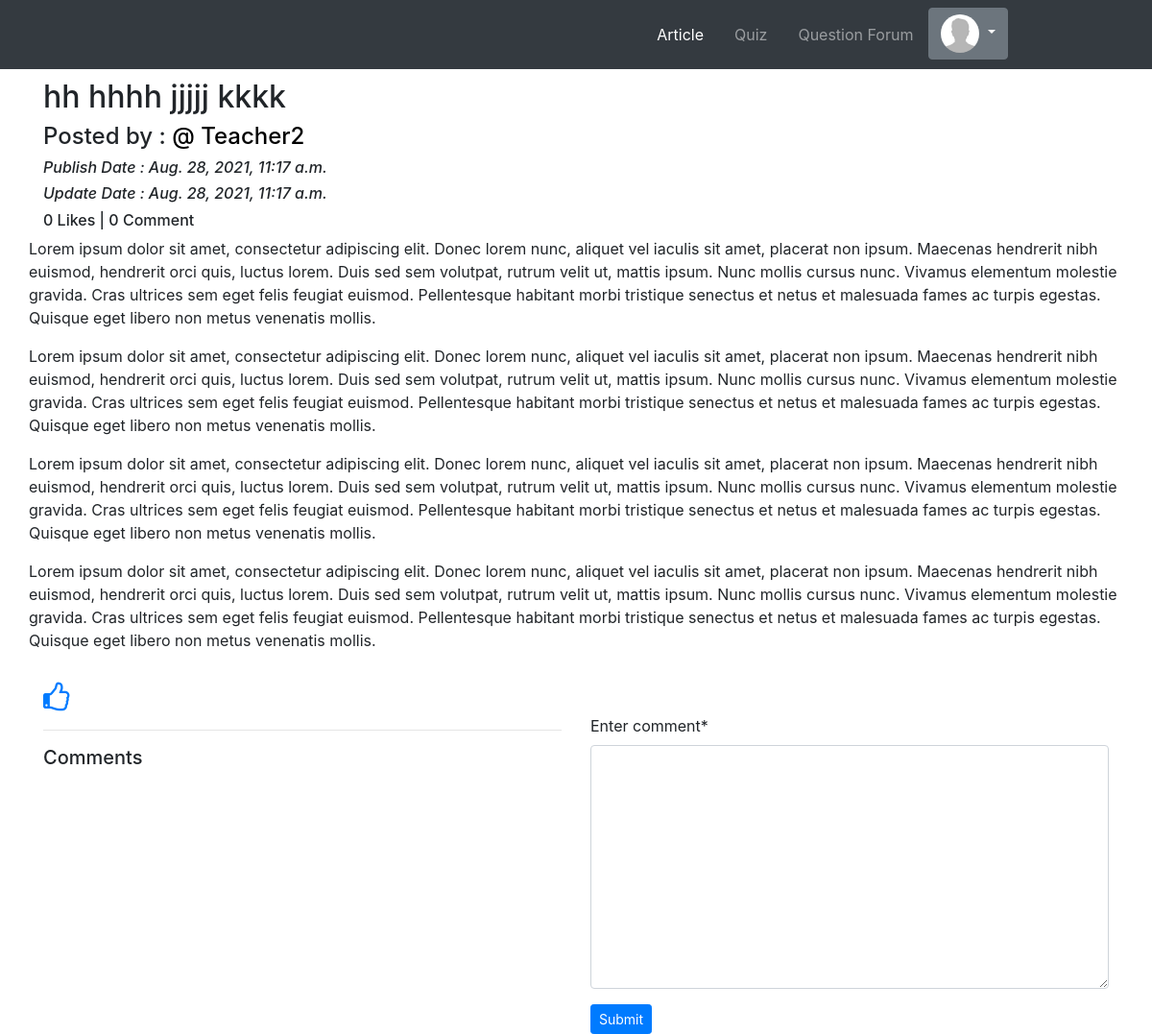
/article/article_details/-h-h- -h-h-h-h- -j-j-j-j-j- -k-k-k-k--d4a4f56c-6fba-4fcc-bd58-d7ad984a6c04/ (signed in), run on the app's committed database.
### blog/models.py (models this page shows, shortened)
class Blog(models.Model):
    author=models.ForeignKey(User,on_delete=models.CASCADE,related_name='post_block')
    blog_title=models.CharField(max_length=264,verbose_name='Enter article title')
    slug=models.SlugField(max_length=264)
    blog_content=models.TextField(verbose_name='What is on your mind?')
    blog_image=models.ImageField(upload_to='blog_images',blank=True,verbose_name='article_image')
    publish_date=models.DateTimeField(auto_now_add=True)
    update_date=models.DateTimeField(auto_now=True)

### App_Login/models.py (models this page shows)
class User(AbstractUser):
    is_student = models.BooleanField(default=False)
    is_teacher = models.BooleanField(default=False)

### blog/views.py (the view, shortened to what this page needs)
# urls.py: path('article_details/<str:slug>/',views.details_comment,name='details'),
@login_required
def details_comment(request,slug):
    blog=Blog.objects.get(slug=slug)
    already_liked=Likes.objects.filter(blog=blog,user=request.user)
    if already_liked:
        liked=True
    else:
        liked=False
    comment_form=CommentForm()
    return render(request,'App_Blog/blog_details.html',context={'blog':blog,'comment_form':comment_form,'liked':liked})

### blog/forms.py
class CommentForm(forms.ModelForm):
    class Meta:
        model=Comment
        fields=('comment',)

### templates/App_Blog/blog_details.html (shortened to what this page needs)
{% extends 'base.html' %}
{% load crispy_forms_tags %}
{% block body_block %}
{% if blog.blog_image %}
<div class="row">
    <div class="col-sm-6">
        <h2>{{blog.blog_title}} </h2>
        <h4>Posted by : <a href="{% url 'App_Login:profile_others' username=blog.author %}" style="color: black; text-decoration: none;">@ {{blog.author}}</a>  </h4>
        <i><h6> Publish Date : {{blog.publish_date}} </h6></i>
        <i><h6>Update Date : {{blog.update_date}} </h6> </i>
        <h6> {{blog.liked_blog.count}} Likes | {{blog.blog_comment.count}} Comment </h6>
        {% if blog.author == user %}
       <a href="{% url 'app_blog:edit_blog' pk=blog.pk %}" class="btn btn-warning btn-sm">Edit</a>
{% endif %}
    </div>
    <div class="col-sm-6">
        <img src="/media/{{blog.blog_image}}" alt="{{blog.blog_title}}" width="100%">
    </div>
    <p>
        {{blog.blog_content|linebreaks}}
    </p>
</div>
{% if liked %}
<a href="{% url 'app_blog:unliked' pk=blog.pk %}">
    <i class="fa fa-thumbs-o-down fa-2x"></i>
</a>
{% else %}
<a href="{% url 'app_blog:liked' pk=blog.pk %}">
    <i class="fa fa-thumbs-o-up fa-2x"></i>
</a>
{% endif %}
<div class="row">
    <div class="col-sm-6">
        <hr>
        <h5>Comments</h5>
        {% for comment in blog.blog_comment.all %}
            <p> <a href="{% url 'App_Login:profile_others' username=comment.user %}"> {{comment.user}} </a>
              <br>
              Comment : {{comment.comment}}
              <br>
              <h6>{{comment.comment_date}} </h6>
            </p>
        {% endfor %}
    </div>
    <div class="col-sm-6">
        <form action="" method="POST">
            {{comment_form|crispy }}
            {% csrf_token %}
            <button type="submit" class="btn btn-primary btn-sm">Submit</button>
        </form>
    </div>
</div>
{% else %}
<div class="row">
    <div class="col-sm-12">
        <h2>{{blog.blog_title}} </h2>
        <h4>Posted by : <a href="{% url 'App_Login:profile_others' username=blog.author %}" style="color: black; text-decoration: none;">@ {{blog.author}}</a>  </h4>
        <i><h6> Publish Date : {{blog.publish_date}} </h6></i>
        <i><h6>Update Date : {{blog.update_date}} </h6> </i>
        <h6> {{blog.liked_blog.count}} Likes | {{blog.blog_comment.count}} Comment </h6>
    </div>
    <p>
        {{blog.blog_content|linebreaks}}
    </p>
</div>
{% if liked %}
<a href="{% url 'app_blog:unliked' pk=blog.pk %}">
    <i class="fa fa-thumbs-o-down fa-2x"></i>
</a>
{% else %}
<a href="{% url 'app_blog:liked' pk=blog.pk %}">
    <i class="fa fa-thumbs-o-up fa-2x"></i>
</a>
{% endif %}
<div class="row">
    <div class="col-sm-6">
        <hr>
        <h5>Comments</h5>
    </div>
    <div class="col-sm-6">
        <form action="" method="POST">
            {{comment_form|crispy }}
            <button type="submit" class="btn btn-primary btn-sm">Submit</button>
        </form>
    </div>
</div>
{% endif %}
{% endblock %}

### data on the page
Blog: blog_title "hh hhhh jjjjj kkkk", author "Teacher2", publish_date "Aug. 28, 2021, 11:17 a.m.", update_date "Aug. 28, 2021, 11:17 a.m.", liked_blog.count "0", blog_comment.count "0", blog_content "Lorem ipsum dolor sit amet, consectetur adipiscing elit. Donec lorem nunc, aliquet vel iaculis sit amet, placerat non ipsum. Maecenas hendrerit nibh euismod, hendrerit orci quis, luctus lorem. Duis sed sem volutpat, rutrum velit ut, mattis ipsum. Nunc mollis cursus nunc. Vivamus elementum molestie gravida. Cras ultrices sem eget felis feugiat euismod. Pellentesque habitant morbi tristique senectus et netus et malesuada fames ac turpis egestas. Quisque eget libero non metus venenatis mollis. Lorem ipsum dolor sit amet, consectetur adipiscing elit. Donec lorem nunc, aliquet vel iaculis sit amet, placerat non ipsum. Maecenas hendrerit nibh euismod, hendrerit orci quis, luctus lorem. Duis sed…"
